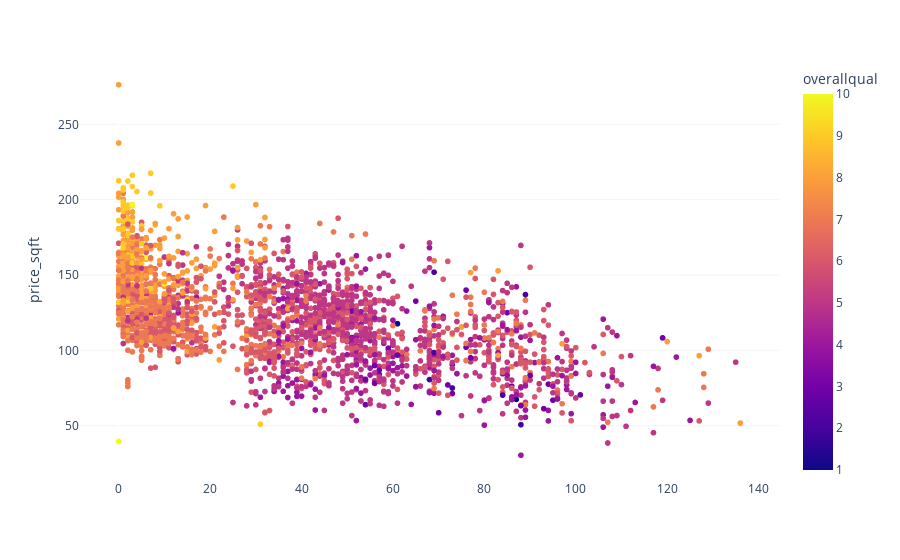

The code cell stored with this chart in its notebook:
### Code cell
import plotly.express as px

fig = px.scatter(large, x="house_age", y="price_sqft", color="overallqual")
fig.update_layout(title_text=' ',
                  plot_bgcolor='rgb(256, 256, 256)')
fig.update_xaxes(title_text = " ") 
fig.update_yaxes(showgrid=True, gridwidth=0.5, gridcolor='rgb(230, 230, 230)')
fig.show()

### Figure 1 — Plotly figure (JSON) as saved in the notebook; plotly's stock layout.template omitted (floating-point values rounded to 4 significant figures; data arrays with more than 128 entries replaced by an {"elided": "..."} marker saying what was removed)
{"data": [{"hovertemplate": "house_age=%{x}<br>price_sqft=%{y}<br>overallqual=%{marker.color}<extra></extra>", "legendgroup": "", "marker": {"color": {"elided": "2455 int values"}, "coloraxis": "coloraxis", "symbol": "circle"}, "mode": "markers", "name": "", "showlegend": false, "type": "scattergl", "x": {"elided": "2455 int values"}, "xaxis": "x", "y": {"elided": "2455 float values"}, "yaxis": "y"}], "layout": {"coloraxis": {"colorbar": {"title": {"text": "overallqual"}}, "colorscale": [[0, "#0d0887"], [0.1111, "#46039f"], [0.2222, "#7201a8"], [0.3333, "#9c179e"], [0.4444, "#bd3786"], [0.5556, "#d8576b"], [0.6667, "#ed7953"], [0.7778, "#fb9f3a"], [0.8889, "#fdca26"], [1, "#f0f921"]]}, "legend": {"tracegroupgap": 0}, "margin": {"t": 60}, "plot_bgcolor": "rgb(256, 256, 256)", "title": {"text": " "}, "xaxis": {"anchor": "y", "domain": [0, 1], "title": {"text": " "}}, "yaxis": {"anchor": "x", "domain": [0, 1], "gridcolor": "rgb(230, 230, 230)", "gridwidth": 0.5, "showgrid": true, "title": {"text": "price_sqft"}}}}
